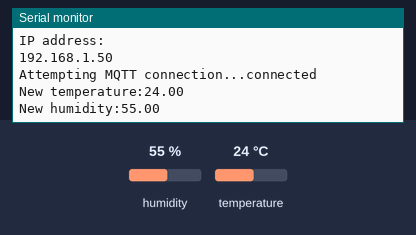
A sketch run on a simulated ESP8266 (NodeMCU). On the bench: the last lines printed to the serial monitor. Inputs (shaded band) come from the test bench; at power-on: humidity 55 %, temperature 24 °C. WiFi joins after 1.5 s; servers stay silent unless stated; no MQTT or app messages arrive unless stated.

Above: at 2.7 s.
2.8 s: humidity set to 22 %
At 4.1 s:
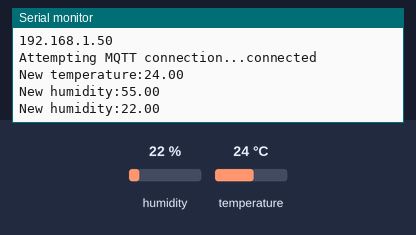
4.3 s: temperature set to 12 °C
At 5.5 s:
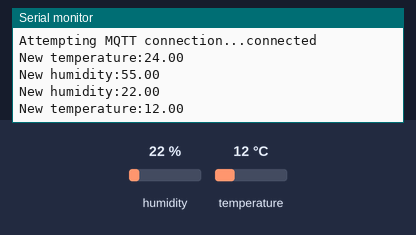
5.8 s: humidity set to 40 %
At 7.7 s:
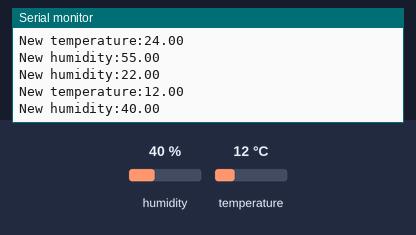

Measured:
- after the input at 2.8 s, the serial monitor: prints a new line after 0.81 s (image 1)
- after the input at 4.3 s, the serial monitor: prints a new line after 0.31 s (image 2)
- after the input at 5.8 s, the serial monitor: prints a new line after 0.81 s (image 3)

The sketch:

HASShuzzahmod.ino
```cpp
//https://home-assistant.io/blog/2015/10/11/measure-temperature-with-esp8266-and-report-to-mqtt/

#include <ESP8266WiFi.h>
#include <Wire.h>
#include <PubSubClient.h>
#include <Adafruit_HDC1000.h>

#define wifi_ssid "YOUR WIFI SSID"
#define wifi_password "WIFI PASSWORD"

#define mqtt_server "YOUR_MQTT_SERVER_HOST"
#define mqtt_user "your_username"
#define mqtt_password "your_password"

#define humidity_topic "sensor/humidity"
#define temperature_topic "sensor/temperature"

WiFiClient espClient;
PubSubClient client(espClient);
Adafruit_HDC1000 hdc = Adafruit_HDC1000();

void setup() {
  Serial.begin(115200);
  setup_wifi();
  client.setServer(mqtt_server, 1883);

  // Set SDA and SDL ports
  Wire.begin(2, 14);

  // Start sensor
  if (!hdc.begin()) {
    Serial.println("Couldn't find sensor!");
    while (1);
  }}

void setup_wifi() {
  delay(10);
  // We start by connecting to a WiFi network
  Serial.println();
  Serial.print("Connecting to ");
  Serial.println(wifi_ssid);

  WiFi.begin(wifi_ssid, wifi_password);

  while (WiFi.status() != WL_CONNECTED) {
    delay(500);
    Serial.print(".");
  }

  Serial.println("");
  Serial.println("WiFi connected");
  Serial.println("IP address: ");
  Serial.println(WiFi.localIP());
}

void reconnect() {
  // Loop until we're reconnected
  while (!client.connected()) {
    Serial.print("Attempting MQTT connection...");
    // Attempt to connect
    // If you do not want to use a username and password, change next line to
    // if (client.connect("ESP8266Client")) {
    if (client.connect("ESP8266Client", mqtt_user, mqtt_password)) {
      Serial.println("connected");
    } else {
      Serial.print("failed, rc=");
      Serial.print(client.state());
      Serial.println(" try again in 5 seconds");
      // Wait 5 seconds before retrying
      delay(5000);
    }
  }
}

bool checkBound(float newValue, float prevValue, float maxDiff) {
  return newValue < prevValue - maxDiff || newValue > prevValue + maxDiff;
}

long lastMsg = 0;
float temp = 0.0;
float hum = 0.0;
float diff = 1.0;

void loop() {
  if (!client.connected()) {
    reconnect();
  }
  client.loop();

  long now = millis();
  if (now - lastMsg > 1000) {
    lastMsg = now;

    float newTemp = hdc.readTemperature();
    float newHum = hdc.readHumidity();

    if (checkBound(newTemp, temp, diff)) {
      temp = newTemp;
      Serial.print("New temperature:");
      Serial.println(String(temp).c_str());
      client.publish(temperature_topic, String(temp).c_str(), true);
    }

    if (checkBound(newHum, hum, diff)) {
      hum = newHum;
      Serial.print("New humidity:");
      Serial.println(String(hum).c_str());
      client.publish(humidity_topic, String(hum).c_str(), true);
    }
  }
}
```
